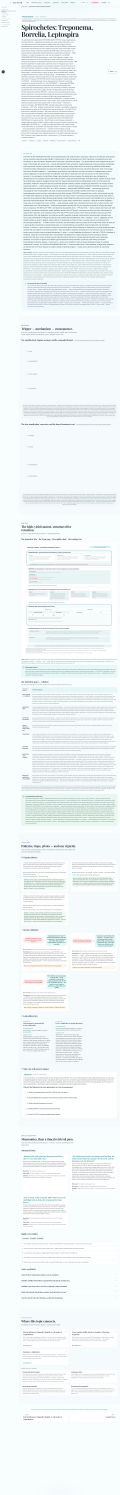
#> input picture docs/qa/m14/full-desktop-light.png, 1440 x 17940 px, found by its file name (shown at 1/12 size); its folder holds 2 pictures in this run
$ python m14-crops.py
#> lines starting #> are read from the running program, lines starting #| are printed output that depends on the picture
#!/usr/bin/env python3
"""M14 element captures — PIL crop of the registry visual from the
4 full-page captures (rect measured in-browser at 1440x900: x=281, y=6526, 1102x1326)."""
from PIL import Image
import os
import statistics

QA = "/home/z/my-project/kyp-usmle-notes/docs/qa/m14"
VISUALS = [
    ("spirochete-syphilis-map", {"x": 281, "y": 6526, "w": 1102, "h": 1344}),
]
THEMES = ["light", "dark"]

for theme in THEMES:
    im = Image.open(f"{QA}/full-desktop-{theme}.png")
#> im is the input picture: PIL image 1440x17940 RGB; mean R, G, B 240, 245.5, 246.3
    for name, r in VISUALS:
        box = (int(r["x"]), int(r["y"]), int(r["x"] + r["w"]), int(r["y"] + r["h"]))
        crop = im.crop(box)
        out = f"{QA}/element-{name}-{theme}.png"
        crop.save(out)
        gray = crop.convert("L")
        px = list(gray.getdata())
        sd = statistics.pstdev(px[::37])
        print(f"{os.path.basename(out)}: {crop.size[0]}x{crop.size[1]} stdev={sd:.2f}")
#> this loop made 1 pass
#> sd on pass 1: 27.4
#| element-spirochete-syphilis-map-light.png: 1102x1344 stdev=27.40
#> pass 1, `crop = im.crop(box)`:
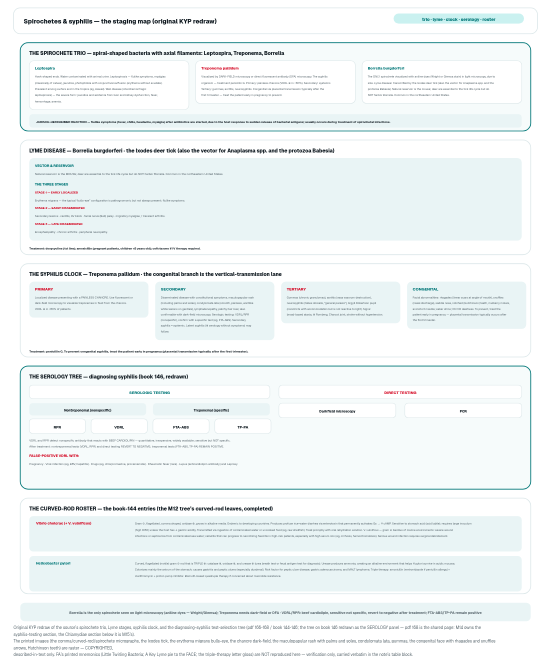
#> crop: PIL image 1102x1344 RGB (shown at 1/2 size); mean R, G, B 239.8, 245.1, 245.6
#> pass 2 of the loop `for theme in THEMES:`:
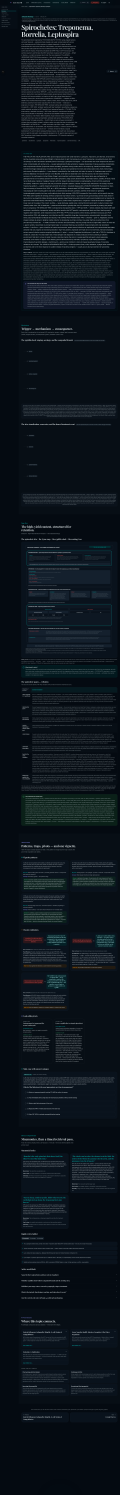
#> input picture docs/qa/m14/full-desktop-dark.png, 1440 x 17940 px, found by its file name (shown at 1/12 size)
#> im is the input picture: PIL image 1440x17940 RGB; mean R, G, B 13, 21.1, 28.3
#> the loop `for name, r in VISUALS:` made 1 pass
#> sd on pass 1: 24.82
#> (printed output is left out)
#> pass 1, `crop = im.crop(box)`:
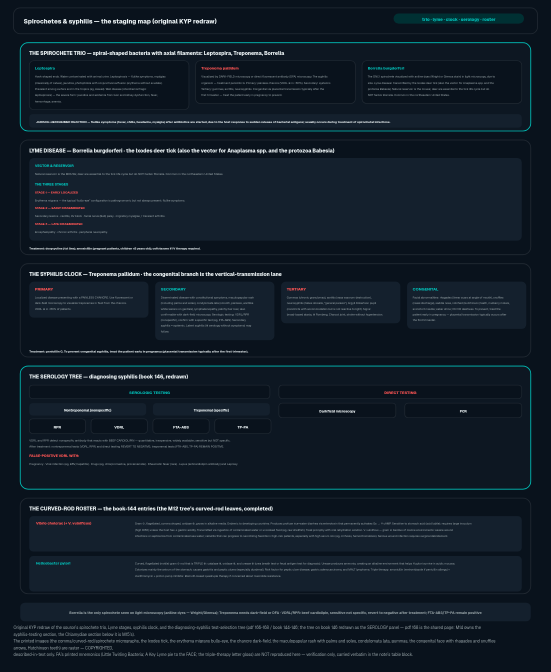
#> crop: PIL image 1102x1344 RGB (shown at 1/2 size); mean R, G, B 17.7, 29, 39.7
#> pass 1, `gray = crop.convert("L")`:
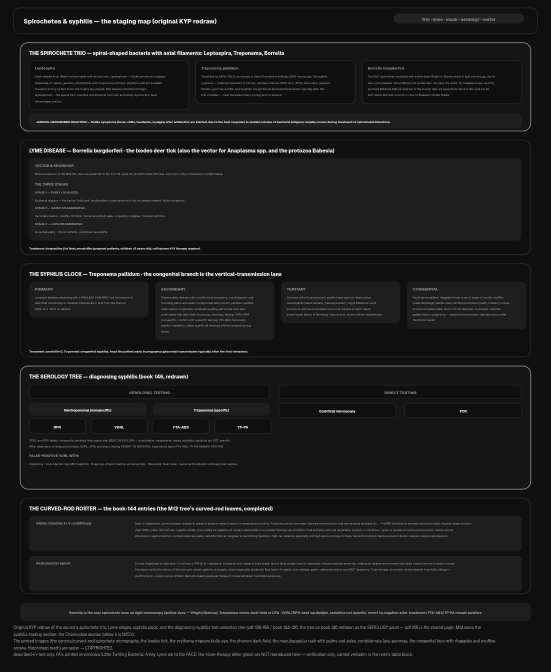
#> gray: PIL image 1102x1344 L (shown at 1/2 size); min 15, max 241, mean 26.6
print("DONE")
